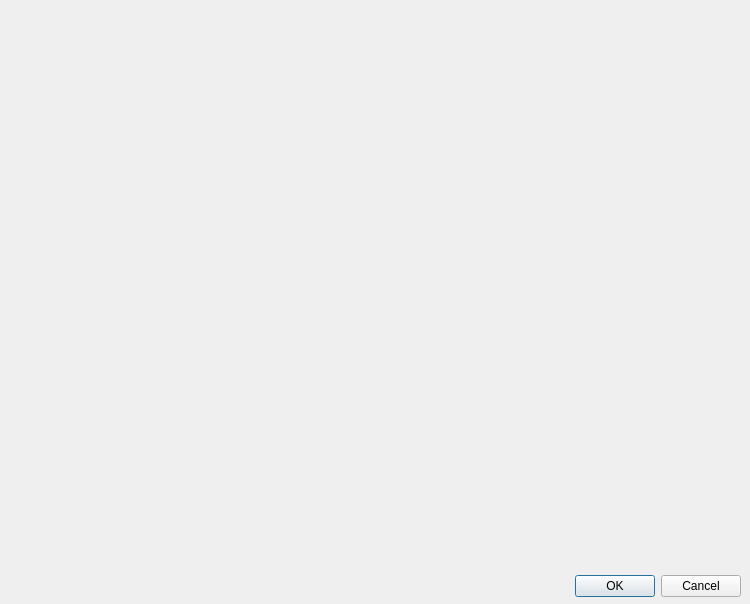
<?xml version="1.0" encoding="UTF-8"?>
<ui version="4.0">
 <class>Dialog</class>
 <widget class="QDialog" name="Dialog">
  <property name="geometry">
   <rect>
    <x>0</x>
    <y>0</y>
    <width>750</width>
    <height>604</height>
   </rect>
  </property>
  <property name="windowTitle">
   <string>Dialog</string>
  </property>
  <widget class="QDialogButtonBox" name="buttonBox">
   <property name="geometry">
    <rect>
     <x>400</x>
     <y>570</y>
     <width>341</width>
     <height>32</height>
    </rect>
   </property>
   <property name="orientation">
    <enum>Qt::Horizontal</enum>
   </property>
   <property name="standardButtons">
    <set>QDialogButtonBox::Cancel|QDialogButtonBox::Ok</set>
   </property>
  </widget>
 </widget>
 <resources/>
 <connections>
  <connection>
   <sender>buttonBox</sender>
   <signal>accepted()</signal>
   <receiver>Dialog</receiver>
   <slot>accept()</slot>
   <hints>
    <hint type="sourcelabel">
     <x>248</x>
     <y>254</y>
    </hint>
    <hint type="destinationlabel">
     <x>157</x>
     <y>274</y>
    </hint>
   </hints>
  </connection>
  <connection>
   <sender>buttonBox</sender>
   <signal>rejected()</signal>
   <receiver>Dialog</receiver>
   <slot>reject()</slot>
   <hints>
    <hint type="sourcelabel">
     <x>316</x>
     <y>260</y>
    </hint>
    <hint type="destinationlabel">
     <x>286</x>
     <y>274</y>
    </hint>
   </hints>
  </connection>
 </connections>
</ui>
